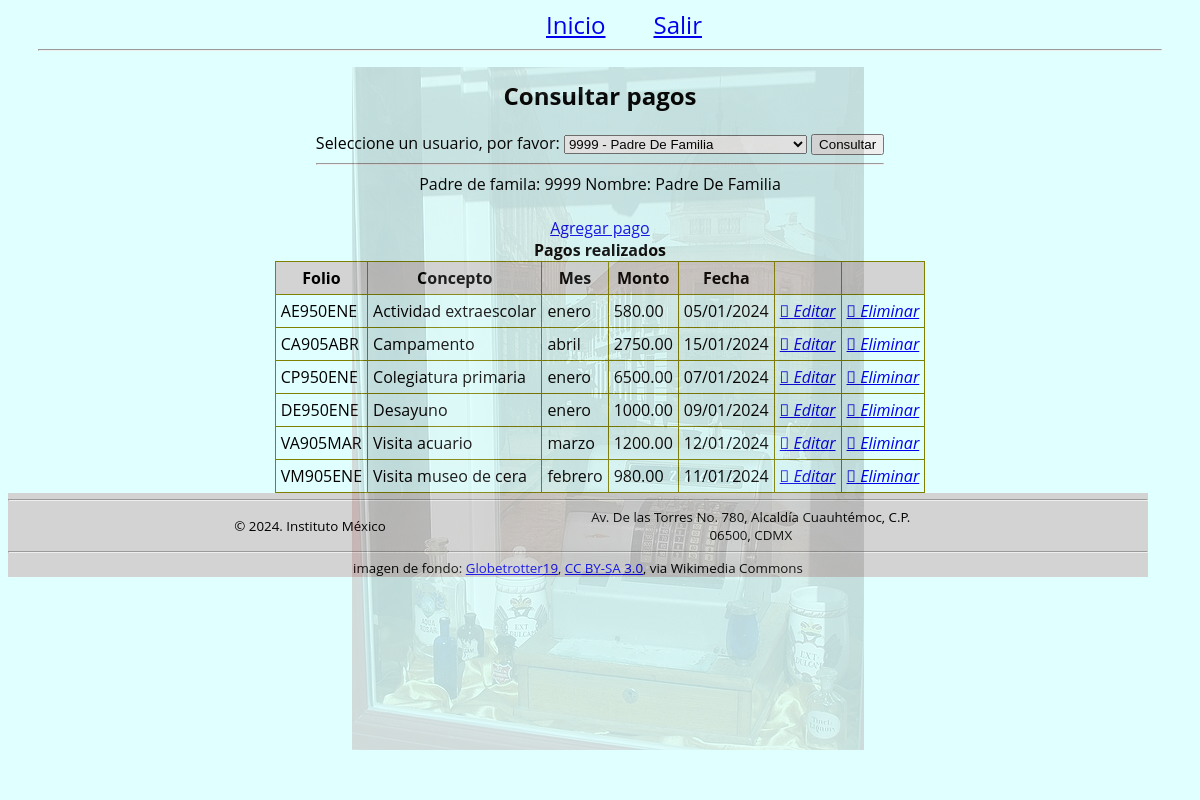
The app's page /pago/consultar.php?usuarioSeleccionado=9999 (signed in) with its own data.
### tables this page shows
CREATE TABLE IF NOT EXISTS Usuario(
    IDUsuario CHAR(4) NOT NULL PRIMARY KEY,
    Nombre VARCHAR(128) NOT NULL,
    ApellidoPaterno VARCHAR(128) NOT NULL,
    ApellidoMaterno VARCHAR(128) NULL,
    Edad INT,
    Sexo VARCHAR(25),
    Email VARCHAR(128) NULL,
    TipoUsuario VARCHAR(3) NOT NULL,  
    Password VARCHAR(64));

CREATE TABLE IF NOT EXISTS Pagos(
    FolioPago VARCHAR(10) NOT NULL PRIMARY KEY,
    IDUsuario CHAR(4) NOT NULL,
    Concepto VARCHAR(64) NULL,
    Monto DECIMAL(9,2) UNSIGNED NOT NULL,
    MesPagado int not null,
    FechaPago DATETIME NOT NULL
     
     
);

### usuario/usuario.php (called while the page is built, shortened)
<?php
require_once $_SERVER["DOCUMENT_ROOT"] . '/comun/database.php';
class Usuario
{
    private $db;
    public $nombre;
    public $apellidoPaterno;
    public $apellidoMaterno;
    public $tipoUsuario;
    function __construct()
    {
        $this->db = new Database();
    }
    function __destruct()
    {
        $this->db = null;
    }
    public static function getUsuarioFirmado() {
        if(isset($_SESSION["UsuarioFirmado"])) {
            return $_SESSION["UsuarioFirmado"];
        }
        return null;
    }
    public function usuarioRegistrado($id)
    {
        $sql = "SELECT * FROM Usuario where IDUsuario='$id'";
        $res = $this->db->query($sql);
        $row = $res->fetch();
        $usr = new Usuario();
        $usr->asignarValores($row);
        return $usr;
    }
    public function asignarValores($arrValores)
    {
        $this->id = $arrValores['IDUsuario'];
        $this->nombre = $arrValores['Nombre'];
        $this->apellidoPaterno = $arrValores['ApellidoPaterno'];
        $this->apellidoMaterno = $arrValores['ApellidoMaterno'];
        $this->tipoUsuario = $arrValores['TipoUsuario'];
    }
    public function descripcionTipo() {
        $arrTipoDescr = array(
            "PDC" => "Personal del depto. de crédito y cobranza",
            "PF" => "Padre de famila"
        );
        if(array_key_exists($this->tipoUsuario, $arrTipoDescr)) {
            return $arrTipoDescr[$this->tipoUsuario];
        }
        return $this->tipoUsuario." no reconocido";
    }
    public function esPDC() {
        return $this->tipoUsuario == 'PDC';
    }
    public function nombreCompleto() {
        $nombres = [
            $this->nombre,
            $this->apellidoPaterno,
            $this->apellidoMaterno
          ];
        return implode(" ", $nombres);
    }
}

### usuario/usuario-firmado.php (called while the page is built)
<?php
$usuarioFirmado = Usuario::getUsuarioFirmado();
if ($usuarioFirmado) {
    $esUsuarioPDC = $usuarioFirmado->esPDC();
} else if (!isset($redirectHome) || $redirectHome) {
    $uri = 'http://' . $_SERVER['HTTP_HOST'];
?>
    <script>
        window.location.href="<?=$uri?>";
    </script>
<?php
}
?>

### comun/database.php (called while the page is built, shortened)
<?php
class Database{
    private $con;
    private $dbhost="localhost";
    private $dbname="id21258147_progweb2";
    private $dbuser="id21258147_administrador";
    private $dbpass="Progweb2#";
    function __destruct() {
        $this->con = null;
    }
    public function connect_db() {
        try {
            $this->con = new PDO("mysql:host=$this->dbhost;dbname=$this->dbname",
                $this->dbuser,
                $this->dbpass);
            $this->con->setAttribute(PDO::ATTR_ERRMODE, PDO::ERRMODE_EXCEPTION);
            $this->con->exec("Set character set utf8 ");
            return true;
        }
        catch(PDOException $e) {
            echo "Conexión a la base de datos falló. Eror: " . $e->getMessage();
        }
        return false;
    }
    public function prepare(string $statement, array $driver_options = array()) {
        return $this->con->prepare($statement, $driver_options);
    }
    public function query(string $statement) {
        return $this->con->query($statement);
    }
}
?>

### pago/pago.php (called while the page is built, shortened)
<?php
require_once $_SERVER["DOCUMENT_ROOT"] . '/comun/database.php';
class Pago extends Database {
    public $mesPagado;
    public static array $meses = array(
        1=>"enero",
        2=>"febrero",
        3=>"marzo",
        4=>"abril",
        5=>"mayo",
        6=>"junio",
        7=>"julio",
        8=>"agosto",
        9=>"septiembre",
        10=>"octubre",
        11=>"noviembre",
        12=>"diciembre");
    public function leerPagos($idUsuario)
    {
        try {
            $sql = $this->prepare("SELECT * FROM Pagos where IDUsuario = '$idUsuario'");
            if ($sql->execute()) {
                $resultado = $sql->fetchAll();
                return $resultado;
            }
        }
        catch (PDOException $ex) {
            $this->lastError = $ex->getMessage();
        }
    }
    public function asignarValores($arrValores)
    {
        $this->folio = $arrValores["FolioPago"];
        $this->concepto = $arrValores["Concepto"];
        $this->monto = $arrValores["Monto"];
        $this->mesPagado = $arrValores["MesPagado"];
        $this->fechaPago = substr($arrValores["FechaPago"], 0, 10);
    }
    public function mesNombre() {
        if (array_key_exists($this->mesPagado, Pago::$meses)) {
            return Pago::$meses[$this->mesPagado];
        }
        return '';
    }
}
?>

### pago/tabla-pagos.php (the view)
<?php
    $conAcciones = $esUsuarioPDC && (!isset($soloVerPagos) || !$soloVerPagos);
?>
<table class="table table-bordered">
    <thead>
        <tr>
            <th>Folio</th>
            <th>Concepto</th>
            <th>Mes</th>
            <th>Monto</th>
            <th>Fecha</th>
            <?php
            if ($conAcciones) {
            ?>
                <th></th>
                <th></th>
            <?php
            }
            ?>
        </tr>
    </thead>
    <tbody>
        <?php
        foreach ($listado as $row) {
            $pago->asignarValores($row);
        ?>
            <tr>
                <td><?= $pago->folio; ?></td>
                <td><?= $pago->concepto; ?></td>
                <td><?= $pago->mesNombre(); ?></td>
                <td><?= $pago->monto; ?></td>
                <td><?= date_format(new DateTime($pago->fechaPago), 'd/m/Y'); ?></td>
                <?php
                if ($conAcciones) {
                ?>
                    <td>
                        <a href="/pago/actualizar.php?folio=<?= $pago->folio; ?>" class="edit" title="Editar">
                            <i class="material-icons">&#xE254; Editar</i>
                        </a>
                    </td>
                    <td>
                        <a href="javascript:eliminar('<?= $pago->folio; ?>');" class="delete" title="Eliminar">
                            <i class="material-icons">&#xE872; Eliminar</i>
                        </a>
                    </td>
                <?php
                }
                ?>
            </tr>
        <?php
        }
        ?>
    </tbody>
</table>

### pago/consultar.php (shortened to what this page needs)
<?php
include_once("../usuario/usuario-firmado.php");
include('pago.php');
?>
<!DOCTYPE html>
<html lang="es-MX">
<head>
    <?php
    if (isset($_GET['usuarioSeleccionado'])) {
        $id = $_GET["usuarioSeleccionado"];
        $usr = new Usuario();
        $usuario = $usr->usuarioRegistrado($id);
    }
    $pago = new Pago();
    $listado = $pago->leerPagos($usuario->id);
    ?>
</head>
<body>
    <div id="marca-de-agua-pago"></div>
    <?php
    include('../menu.php');
    ?>
    <div id="contenido">
        <section">
            <span class="centrado">
                <div>
                    <h2>Consultar pagos</h2>
                </div>
                <div>
                    <?php
                    if ($esUsuarioPDC) {
                        include('form-sel-usuario.php');
                        ?>
                        <hr>
                        <?php
                    }
                    ?>
                </div>
                <div><?php echo $usuario->descripcionTipo() . ": $usuario->id Nombre: " . $usuario->nombreCompleto() ?></div>
                <br>
                <?php
                if ($esUsuarioPDC) {
                ?>
                    <div class="col-md-12">
                        <a href="/pago/registrar.php" class="btn btn-info add-new"><i class="fas fa-user-plus"></i>
                            Agregar pago
                        </a>
                    </div>
                <?php
                }
                if (count($listado) > 0) {
                    ?>
                    <div><b>Pagos realizados</b></div>
                    <div>
                        <?php include("tabla-pagos.php") ?>
                    </div>
                    <?php
                } else {
                    ?>
                    <div>No existen pagos registrados para mostrar</div>
                    <?php
                }
                ?>
    </div>
    <?php
    include('../footer.php');
    ?>
</body>
</html>

### css/estilo.css (style rules this page uses)
body { background-color: lightcyan; color: darkmagenta; font-family: Ubuntu, 'open sans', Tahoma, Arial; }
#contenido { width: 90%; margin: 0px auto 0px; color: black; }
table.table-bordered > thead > tr > th, table.table-bordered > tbody > tr > td, .table-bordered { border: 1px olive solid; border-collapse: collapse; padding:5px; margin: 0; }
table > thead > tr { background-color: lightgray; }
.centrado { display: flex; flex-flow: column; align-items: center; }
div#marca-de-agua-pago { position: fixed; width: 100%; height: 100%; z-index: 99999; background: url('/imagenes/cash_register.jpg') center center no-repeat; pointer-events: none; opacity: 0.15; }

### records on screen
usuario: TipoUsuario "Padre de famila", IDUsuario "9999"
pagos: FolioPago "AE950ENE", Concepto "Actividad extraescolar", MesPagado "enero", Monto "580.00", FechaPago "05/01/2024"
pagos: FolioPago "CA905ABR", Concepto "Campamento", MesPagado "abril", Monto "2750.00", FechaPago "15/01/2024"
pagos: FolioPago "CP950ENE", Concepto "Colegiatura primaria", MesPagado "enero", Monto "6500.00", FechaPago "07/01/2024"
pagos: FolioPago "DE950ENE", Concepto "Desayuno", MesPagado "enero", Monto "1000.00", FechaPago "09/01/2024"
pagos: FolioPago "VA905MAR", Concepto "Visita acuario", MesPagado "marzo", Monto "1200.00", FechaPago "12/01/2024"
pagos: FolioPago "VM905ENE", Concepto "Visita museo de cera", MesPagado "febrero", Monto "980.00", FechaPago "11/01/2024"

### other values on screen
$usuario->nombreCompleto() "Padre De Familia"
form field usuarioSeleccionado "9999 - Padre De Familia"
